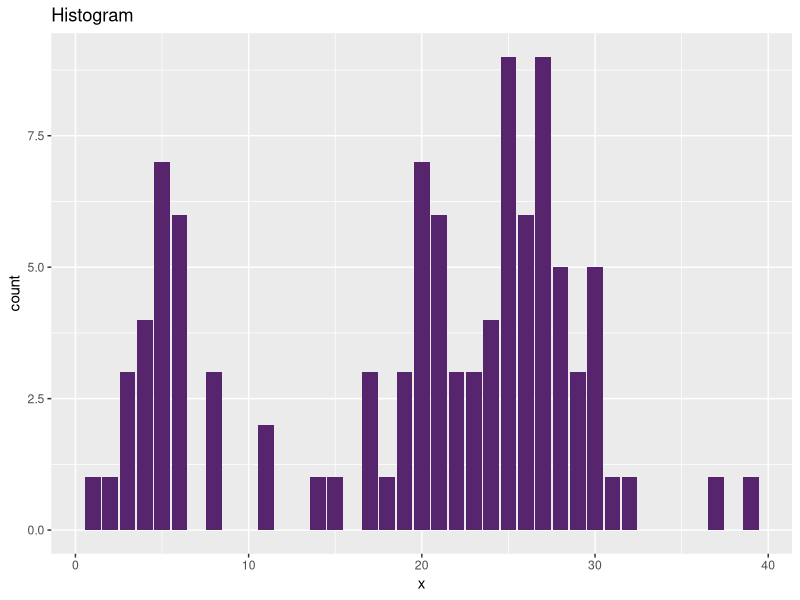

The R source for this figure: (Note: this script raises an error after producing the figure.)

# 4.3.3 ポアソン混合モデルにおける変分推論 -------------------------------------------------

# 利用パッケージ
library(tidyverse)
library(gganimate)


# 真の観測モデルの設定 ----------------------------------------------------------------

# (観測)データ数を指定
N <- 100

# 真のパラメータを指定
lambda_truth <- c(5, 25)
pi_truth <- c(0.3, 0.7)

# クラスタ数
K <- length(lambda_truth)

# クラスタ(潜在変数)
s_nk <- rmultinom(n =  N, size = 1, prob = pi_truth) %>% 
  t()

# (観測)データXを生成
x_n <- rpois(n = N, lambda = apply(lambda_truth ^ t(s_nk), 2, prod))

# (観測)データを確認
summary(x_n)
tibble(
  x = x_n
) %>% 
  ggplot(aes(x = x)) + 
    geom_bar(fill = "#56256E") + 
    labs(title = "Histogram")


# パラメータの設定 ----------------------------------------------------------------

# 試行回数
Iter <- 50

# ハイパーパラメータa,bを指定
a <- 1
b <- 1

# lambda_kの期待値を計算:式(4.60),(4.61)
E_lambda_k <- rep(a, K) / rep(b, K)
E_ln_lambda_k <- digamma(rep(a, K)) - log(rep(a, K))

# ハイパーパラメータalphaを指定
alpha_k <- rep(2, K)

# piの期待値を計算:式(4.62)
E_ln_pi_k <- digamma(alpha_k) - digamma(sum(alpha_k))

# 変分推論 --------------------------------------------------------------------

# 受け皿を用意
eta_nk <- matrix(0, nrow = N, ncol = K)
E_s_nk <- matrix(0, nrow = N, ncol = K)
hat_a_k <- rep(0, K)
hat_b_k <- rep(0, K)

# 推移の確認用データフレームを作成
trace_parameter_df <- tibble(
  hat_a = rep(a, K), 
  hat_b = rep(b, K), 
  hat_alpha = hat_alpha_k, 
  cluster = as.factor(1:K), 
  Iteration = 0 # 初期値
)
trace_alpha <- matrix(0, nrow = K, ncol = Iter + 1)
trace_alpha[, 1] <- alpha_k
for(i in 1:Iter) {
  
  for(n in 1:N) {
    # パラメータを計算:式(4.51)
    tmp_eta <- exp(x_n[n] * E_ln_lambda_k - E_lambda_k + E_ln_pi_k)
    eta_nk[n, ] <- tmp_eta / sum(tmp_eta)
    
    # q(s_n)を更新:式(4.50)
    
    # s_nkの期待値を計算
    E_s_nk[n, ] <- eta_nk[n, ] * x_n[n]
  }
  
  for(k in 1:K) {
    
    # パラメータを計算:式(4.55)
    hat_a_k[k] <- sum(E_s_nk[, k] * x_n) + a
    hat_b_k[k] <- sum(E_s_nk[, k]) + b
    
    # q(lambda_k)を更新:式(4.54)
    
    
    # lambda_kの期待値を計算:式(4.60),(4.61)
    E_lambda_k[k] <- hat_a_k[k] / hat_b_k[k]
    E_ln_lambda_k[k] <- digamma(hat_a_k[k]) - log(hat_b_k[k])
  }
  
  # パラメータを計算:式(4.58)
  hat_alpha_k <- apply(E_s_nk, 2, sum) + alpha_k
  
  # q(pi)を更新:式(4.57)
  ln_C_D <- lgamma(sum(hat_alpha_k)) - lgamma(hat_alpha_k[k])
  exp(ln_C_D + (hat_alpha_k - 1) * log(pi_k))
  pi_k <- 1 / K
  # pi_kの期待値を計算:式(4.62)
  E_ln_pi_k <- digamma(hat_alpha_k) - digamma(sum(hat_alpha_k))
  
  # 推移の確認用データフレームを作成
  tmp_parameter_df <- data.frame(
    hat_a = hat_a_k, 
    hat_b = hat_b_k, 
    hat_alpha = hat_alpha_k, 
    cluster = as.factor(1:K), 
    Iteration = i # 試行回数
  )
  trace_alpha[, i + 1] <- hat_alpha_k
  # 結合
  trace_parameter_df <- rbind(trace_parameter_df, tmp_parameter_df)
}

# 結果の確認 -------------------------------------------------------------------

trace_alpha_wide <- cbind(
  as.data.frame(trace_alpha), 
  cluster = as.factor(1:K)
)
trace_alpha_long <- pivot_longer(
  trace_alpha_wide, 
  cols = -cluster, 
  names_to = "Iteration", 
  names_prefix = "V", 
  names_ptypes = list(Iteration = numeric()), 
  values_to = "value"
)

ggplot(trace_alpha_long, aes(Iteration, value, color = cluster)) + 
  geom_line()
